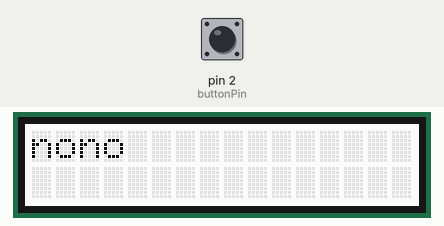
Recording of a sketch running on a simulated Arduino Uno, built with avr-gcc and run on an emulated ATmega328P. Shown: 16×2 character LCD. Inputs (shaded band) come from the test bench; at power-on: pin 2 (buttonPin) LOW.

Above: at 1.2 s.
1.3 s: pin 2 (buttonPin) pulled HIGH for 1.2 s
At 2.7 s:
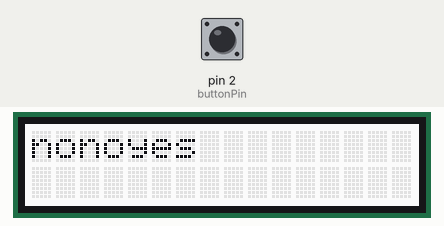
At 3.5 s:
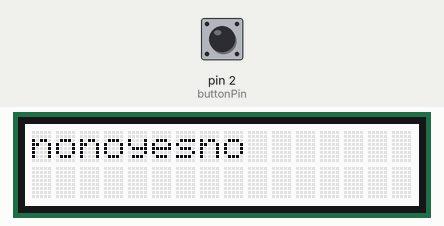
6.6 s: pin 2 (buttonPin) pulled HIGH for 1.2 s
At 8.1 s:
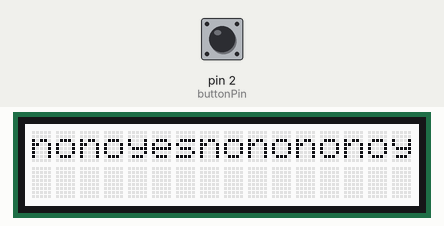
Timing chart, 0 to 9.6 s (numbered marks = the images above; inputs shaded):
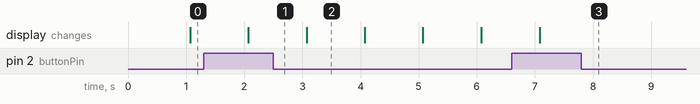

Measured:
- after the input at 1.3 s, the display: changes after 0.77 s (image 1)
- after the input at 6.6 s, the display: changes after 0.48 s (image 3)
- what the display in image 2 shows lasts 1.0 s, from 3.1 s to 4.1 s

The sketch:

sketch_mar5d.ino
```cpp
#include <Wire.h>
#include "rgb_lcd.h"


rgb_lcd lcd;


const int buttonPin = 2;     // the number of the pushbutton pin
     // the number of the LED pin

// variables will change:
int buttonState = 0;         // variable for reading the pushbutton status

void setup() {
    // initialize the LED pin as an output:
    lcd.begin(16, 2);
    // initialize the pushbutton pin as an input:
    pinMode(buttonPin, INPUT);
}

void loop(){
    // read the state of the pushbutton value:
    buttonState = digitalRead(buttonPin);

    // check if the pushbutton is pressed.
    // if it is, the buttonState is HIGH:
    if (buttonState == HIGH) {
        // turn LED on:
        lcd.print("yes");
        delay(1000);

    }
    else {
        // turn LED off:
        lcd.print("no");
        delay(1000);

    }
}
```
